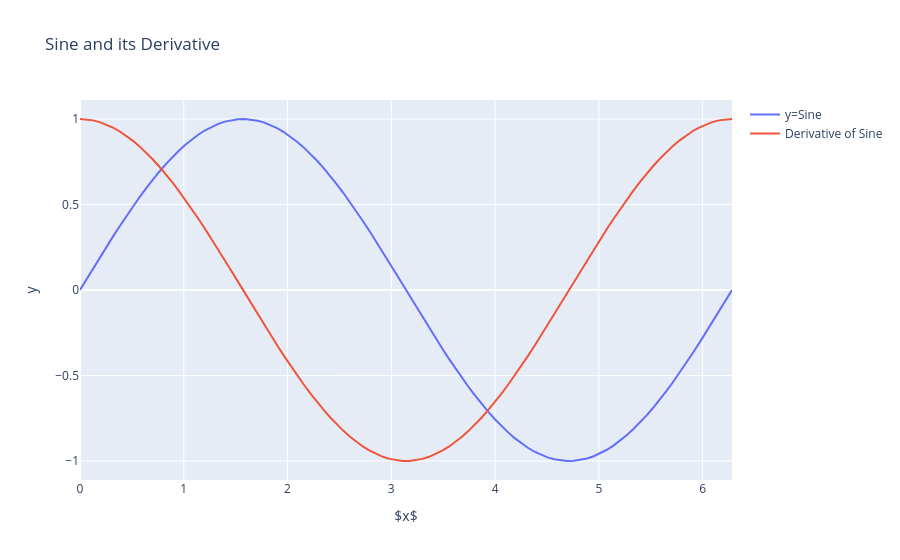

Notebook code for this chart:
### Markdown cell above
Let's compute the derivative of $sin(x)$ at $x$ in $[0,2\pi]$ using PyTorch's automatic differentiation
([link](https://pytorch.org/docs/stable/autograd.html)) and specify `requires_grad=True`(like most functions that create tensors, `torch.linspace()` accepts an optional `requires_grad` option). 

Setting this flag means that in every computation that follows, autograd will be accumulating the history of the computation in the output tensors of that computation.

### Code cell
import torch
import numpy as np
import plotly.graph_objs as go
from torch.autograd import grad

x = torch.linspace(0, 2*np.pi, 100, requires_grad=True)  # enables automatic different
y = torch.sin(x)
dy = grad(y.sum(), x)[0]  # here's the magic function `grad`

# plotting with plotly
trace_sin = go.Scatter(x=x.detach().numpy(), y=y.detach().numpy(), mode='lines', name='y=Sine')
trace_deriv = go.Scatter(x=x.detach().numpy(), y=dy.detach().numpy(), mode='lines', name='Derivative of Sine')
fig_plotly = go.Figure([trace_sin, trace_deriv])
fig_plotly.update_layout(xaxis_title='$x$', yaxis_title='y', title='Sine and its Derivative')
fig_plotly.show()

print('x,', x)	
print('y,', y)
print('dy,', dy)
